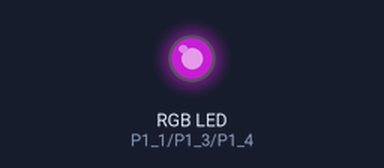
This sketch was run on a simulated TI MSP430 LaunchPad. Parts: an RGB LED mixed from three pins (HIGH = lit). Dim RGB values are drawn brighter than linear.

Above: at 0.05 s.
At 0.6 s:
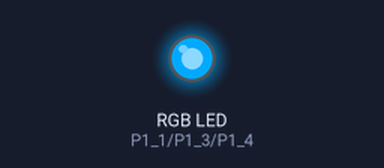
At 0.9 s:
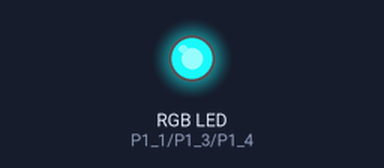
At 1.2 s:
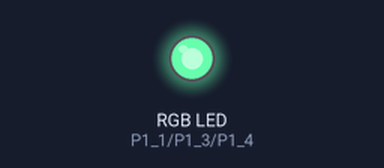
At 1.8 s:
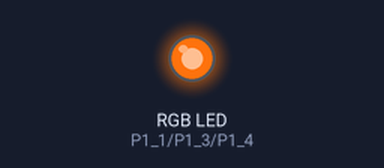
At 2.4 s:
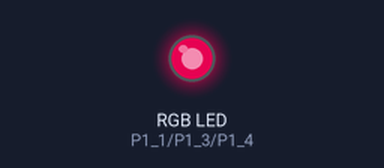
Timing chart, 0 to 5.9 s (numbered marks = the images above):
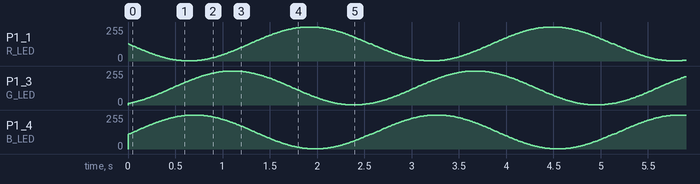

The sketch:

RgbLed.ino
```cpp
// (licence header left out)
// Comment/uncomment as suitable for your hardware
// #define LaunchPadF5529

#ifdef LaunchPadF5529
#define R_LED P2_5
#define G_LED P2_4
#define B_LED P1_5
#else
#define R_LED 3
#define G_LED 5
#define B_LED 6
#endif

void setup() {
}

void loop() {
  // Use sin() to obtain smooth transitions: to keep the channels
  // out of phase, add an arbitrary phase offset.
  // For abrupt transitions, try random(255)
  for (unsigned char i=0; i<256; i+=1) {
    analogWrite(R_LED, map(1000*sin(i*2*PI/255),-1000,1000,255,0));
    analogWrite(G_LED, map(1000*sin(2+i*2*PI/255),-1000,1000,255,0));
    analogWrite(B_LED, map(1000*sin(3+i*2*PI/255),-1000,1000,255,0));
    delay(10);
  }
}
```
